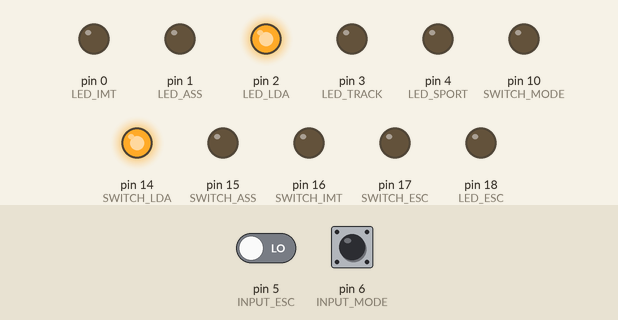
Simulated run of this sketch. Board: Arduino Uno, built with avr-gcc and run on an emulated ATmega328P. Shown: output pins drawn as LEDs (lit = HIGH). The test bench sets the inputs (shaded band); at power-on: pin 5 (INPUT_ESC) LOW, pin 6 (INPUT_MODE) LOW.

Above: at 3.1 s.
At 7.1 s:
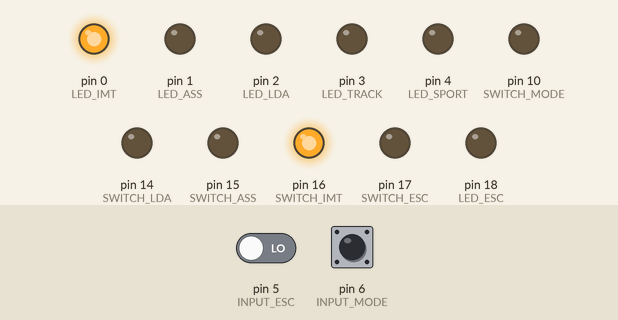
At 8.1 s:
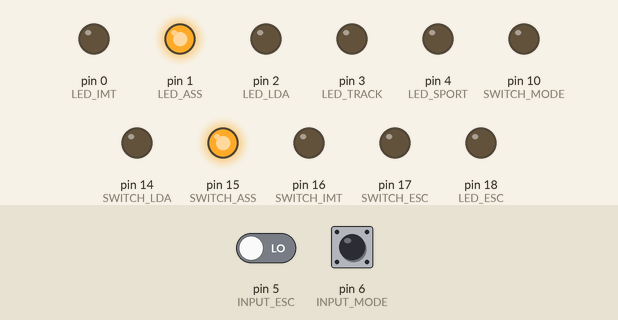
At 10.6 s:
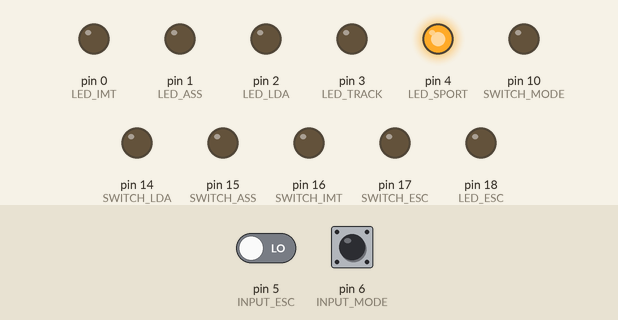
At 13.6 s:
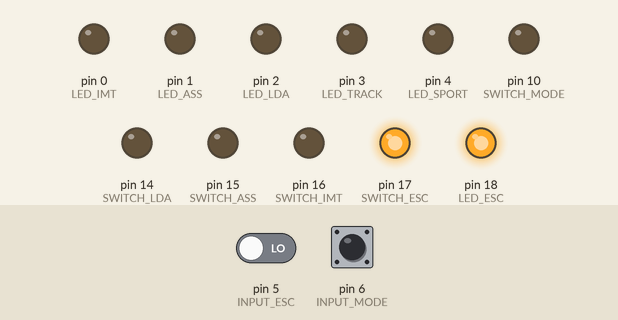
At 17.6 s:
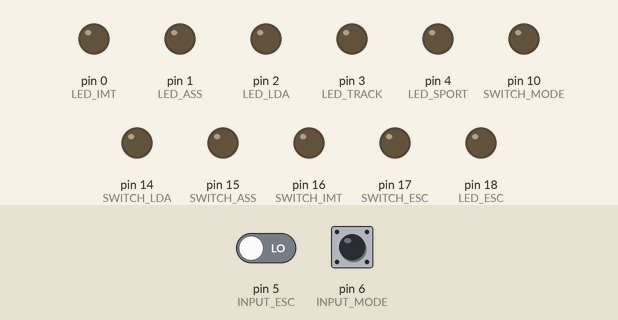
Timing chart, 0 to 19.1 s (numbered marks = the images above):
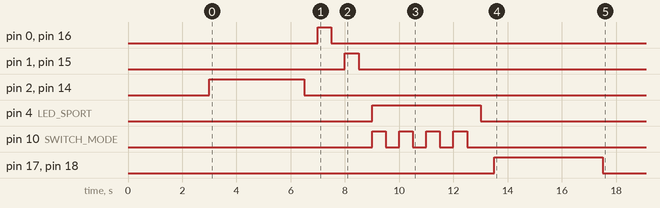

The sketch:

Code_Startup_Controller_v2.ino
```cpp
// GR Yaris Startup Controller
// Will Norman
// April 2025
// For use with PCB v2.0

// Define all output pins that drive car button presses
#define SWITCH_MODE 10   // sport / track (slide switch determines which chassis signal wire is pulled low)
#define SWITCH_LDA  14   // lane departure alert
#define SWITCH_ASS  15   // auto stop start
#define SWITCH_IMT  16   // iMT
#define SWITCH_ESC  17   // ESC / traction

// Define all output pins of indicator LEDs (flash corresponding LED when button is pressed)
#define LED_SPORT   4   // sport mode led
#define LED_TRACK   3   // track mode led
#define LED_LDA     2   // lane departure led
#define LED_ASS     1   // auto stop/start led
#define LED_IMT     0   // imt led
#define LED_ESC     18  // esc led

// Define input pins (connected to slide switches)
#define INPUT_ESC   5   // Input to determine ESC switch state - expert mode or esc fully off
#define INPUT_MODE  6   // Input to determine track/sport switch state

void setup() {

    // Configure pins as outputs for button 'pressers'
    pinMode(SWITCH_MODE, OUTPUT);
    pinMode(SWITCH_LDA, OUTPUT);
    pinMode(SWITCH_ASS, OUTPUT);
    pinMode(SWITCH_IMT, OUTPUT);
    pinMode(SWITCH_ESC, OUTPUT);

    // Configure pins as outputs for indicator LEDs
    pinMode(LED_TRACK, OUTPUT);
    pinMode(LED_SPORT, OUTPUT);
    pinMode(LED_LDA, OUTPUT);
    pinMode(LED_ASS, OUTPUT);
    pinMode(LED_IMT, OUTPUT);
    pinMode(LED_ESC, OUTPUT);

    // Ensure all output pins are driven low
    digitalWrite(SWITCH_MODE, LOW);
    digitalWrite(SWITCH_LDA, LOW);
    digitalWrite(SWITCH_ASS, LOW);
    digitalWrite(SWITCH_IMT, LOW);
    digitalWrite(SWITCH_ESC, LOW);

    digitalWrite(LED_TRACK, LOW);
    digitalWrite(LED_SPORT, LOW);
    digitalWrite(LED_LDA, LOW);
    digitalWrite(LED_ASS, LOW);
    digitalWrite(LED_IMT, LOW);
    digitalWrite(LED_ESC, LOW);

    // Configure input pins (slide switch inputs)
    pinMode(INPUT_ESC, INPUT);
    pinMode(INPUT_MODE, INPUT);

    // Delay 3s to allow car to startup
    delay(3000);

    // Read states of inputs
    bool STATE_ESC = digitalRead(INPUT_ESC);    // HIGH for expert (short press), LOW for ESC fully off (long press)
    bool STATE_MODE = digitalRead(INPUT_MODE);  // HIGH for track, LOW for sport

    // Press buttons sequentially (turn corresponding LED on with button press)

    // LDA on
    digitalWrite(SWITCH_LDA, HIGH);
    digitalWrite(LED_LDA, HIGH);
    delay(3500);
    // LDA off
    digitalWrite(SWITCH_LDA, LOW);
    digitalWrite(LED_LDA, LOW);
    delay(500);

    // iMT on
    digitalWrite(SWITCH_IMT, HIGH);
    digitalWrite(LED_IMT, HIGH);
    delay(500);
    // iMT off
    digitalWrite(SWITCH_IMT, LOW);
    digitalWrite(LED_IMT, LOW);
    delay(500);

    // Auto stop/start on
    digitalWrite(SWITCH_ASS, HIGH);
    digitalWrite(LED_ASS, HIGH);
    delay(500);
    // Auto stop/start off
    digitalWrite(SWITCH_ASS, LOW);
    digitalWrite(LED_ASS, LOW);
    delay(500);


    // Mode select
    // Turn appropriate LED on
    if(STATE_MODE){
        digitalWrite(LED_TRACK, HIGH);
    }else{
        digitalWrite(LED_SPORT, HIGH);
    }
    // Mash mode button 4 times to guarantee button registration
    for(int i=0;i<4;i++){
      digitalWrite(SWITCH_MODE, HIGH);
      delay(500);
      digitalWrite(SWITCH_MODE, LOW);
      delay(500);
    }
    // Switch mode LEDs off
    digitalWrite(LED_TRACK, LOW);
    digitalWrite(LED_SPORT, LOW);
    delay(500);

    // ESC on (must happen after sport/track mode has been selected)
    digitalWrite(SWITCH_ESC, HIGH);
    digitalWrite(LED_ESC, HIGH);
    delay(500);
    // ESC off, check input state to determine if short or long press required
    if(STATE_ESC){
        // If true, short press for expert mode
        digitalWrite(SWITCH_ESC, LOW);
        digitalWrite(LED_ESC, LOW);
    }else{
        // Else long press for ESC fully off (4s total)
        delay(3500);
        digitalWrite(SWITCH_ESC, LOW);
        digitalWrite(LED_ESC, LOW);
    }
}

void loop() {
    // Nothing to do in loop
}
```
